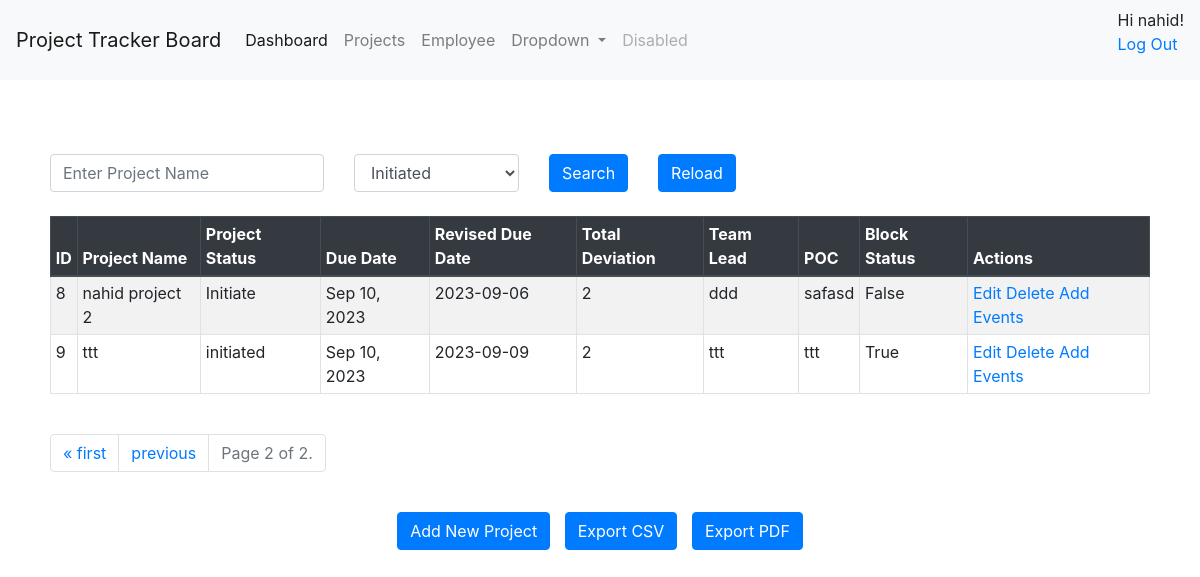
The app's page /project/show?page=2 (signed in), older data.
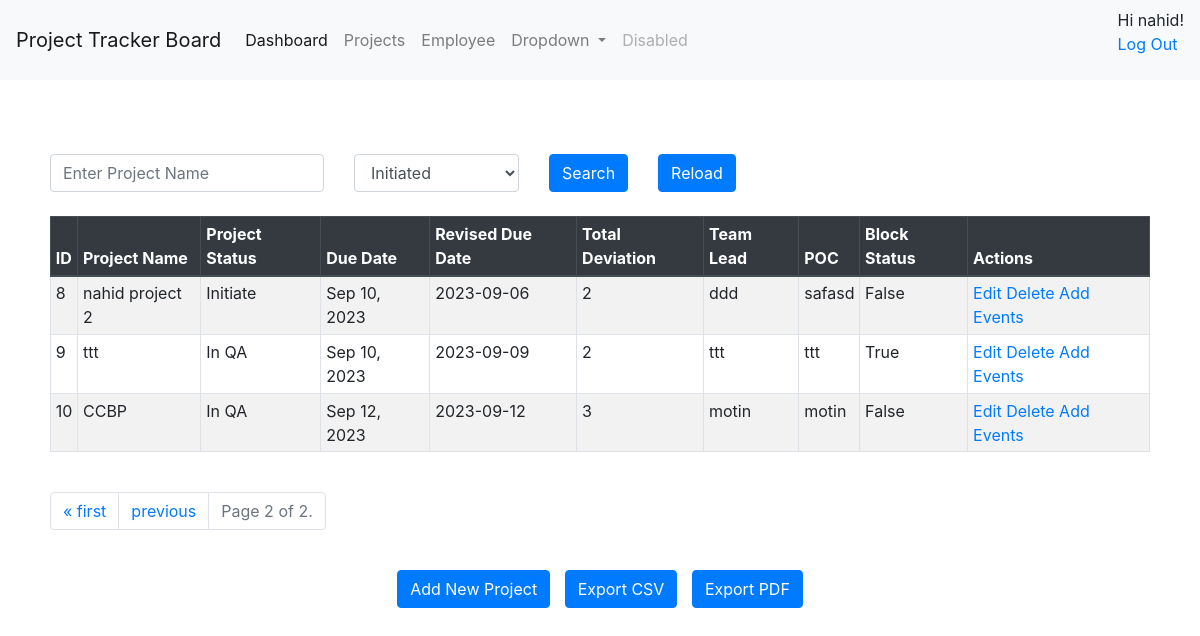
The same page, newer data.
### employee/models.py (models this page shows)
class Project(models.Model):
    PROJECT_STATUS = (
        ('INITIATED', 'Initiated'),
        ('IN_DEV', 'In Development'),
        ('IN_QA', 'In QA')
    )
    project_id = models.AutoField(primary_key=True)
    project_name = models.CharField(max_length=100)
    due_date=models.DateField()
    revised_due_date=models.DateField()
    total_deviation_days=models.IntegerField(default=0)
    team_lead=models.CharField(max_length=50,blank=True)
    project_poc=models.CharField(max_length=50,blank=True)
    notification_sms_recipient=models.CharField(max_length=100, blank=True)
    notification_email_recipient=models.CharField(max_length=100, blank=True)
    block_status=models.BooleanField(default=False)
    inserted_by=models.CharField(max_length=250,default="admin",blank=True)
    insert_date=models.DateTimeField(auto_now_add=True)
    updated_by=models.CharField(max_length=250,default="admin",blank=True)
    update_date=models.DateTimeField(auto_now_add=True)
    remarks=models.CharField(max_length=250,blank=True)
    project_status = models.CharField(max_length=20, choices=PROJECT_STATUS)
    class Meta:
        managed = True
        db_table = "project"

### employee/views_project.py (the view)
# urls.py: path('project/show', views_project.project_lookup, name='project_lookup'),
@login_required
def project_lookup(request):
    projectname_query = request.GET.get('project_name', '')
    projectstatus_query = request.GET.get('project_status', '')
    projects = Project.objects.all()
    if projectname_query:
        projects = Project.objects.filter(project_name__icontains=projectname_query)
    if projectstatus_query:
        projects = Project.objects.filter(project_status__icontains=projectstatus_query)
    logger.warning("-------------> project lookup called")
    paginator = Paginator(projects, 5)  # 10 projects per page
    page_number = request.GET.get('page')
    projects = paginator.get_page(page_number)
    form = ProjectForm()
    return render(request, 'project/show.html', {'projects': projects, 'form':form})

### employee/forms.py (shortened to what this page needs)
class ProjectForm(forms.ModelForm):
    PROJECT_STATUS = (
        ('INITIATED', 'Initiated'),
        ('IN_DEV', 'In Development'),
        ('IN_QA', 'In QA')
    )
    project_status = forms.ChoiceField(choices=PROJECT_STATUS, initial='initiated')
    class Meta:
        model = Project
        fields = "__all__"
        exclude=['inserted_by','updated_by']
        widgets = {
            'due_date': DateInput(),
            'revised_due_date': DateInput() ,
            'remarks': forms.Textarea(attrs={'rows': 3, 'cols': 50}),
        }

### employee/templates/project/show.html (shortened to what this page needs)
{% extends "base.html" %}
{% block content %}
<div >
  <div class="row g-3">
        <form class="form-inline" method="get">
          <div class="col-sm">
            <input type="text" class="form-control" name="project_name" placeholder="Enter Project Name" value="{{ request.GET.project_name }}">
          </div>
          <div class="col-sm">
            <select name="project_status" class="form-control" id="id_project_status">
              {% for choice_key, choice_label in form.project_status.field.choices %}
                  <option value="{{ choice_key }}" {% if choice_key == form.project_status.value %}selected{% endif %}>
                      {{ choice_label }}
                  </option>
              {% endfor %}
           </select>
          </div>
          <div class="col-sm">
          <button type="submit" class="btn btn-primary">Search</button>
        </div>
        </form>
      <div class="col-sm">
        <form class="form-inline" method="get" action="{% url 'project_reload' %}">
          <button type="submit" class="btn btn-primary">Reload</button>
        </form>
      </div>
      <div class="col-sm">
      </div>
  </div>
<table class="table table-striped table-bordered table-sm">
  <thead class="thead-dark">
    <tr>
      <th>ID</th>
      <th>Project Name</th>
      <th>Project Status</th>
      <th>Due Date</th>
      <th>Revised Due Date</th>
      <th>Total Deviation</th>
      <th>Team Lead</th>
      <th>POC</th>
      <th>Block Status</th>
      <th>Actions</th>
    </tr>
  </thead>
  <tbody>
    {% for project in projects %}
    <tr>
      <td>{{ project.project_id }}</td>
      <td>{{ project.project_name }}</td>
      <td>{{ project.get_project_status_display }}</td>
      <td>{{ project.due_date | date:"M d, Y"}}</td>
      <td>{{ project.revised_due_date}}</td>
      <td>{{ project.total_deviation_days }}</td>
      <td>{{ project.team_lead }}</td>
      <td>{{ project.project_poc }}</td>
      <td>{{ project.block_status }}</td>
      <td>
        <a href="/project/edit/{{ project.project_id }}"
          ><span class="glyphicon glyphicon-pencil">Edit</span></a
        >
        <a href="/project/delete/{{ project.project_id }}">Delete</a>
        <a href="/project/add_event/{{ project.project_id }}">Add Events</a>
      </td>
    </tr>
    {% endfor %}
  </tbody>
</table>
<br />
<div class="pagination">
  <ul class="pagination justify-content-center">
    {% if projects.has_previous %}
      <li class="page-item">
        <a class="page-link" href="?page=1" aria-label="First">
          <span aria-hidden="true">&laquo; first</span>
        </a>
      </li>
      <li class="page-item">
        <a class="page-link" href="?page={{ projects.previous_page_number }}">previous</a>
      </li>
    {% endif %}
    <li class="page-item disabled">
      <span class="page-link">
        Page {{ projects.number }} of {{ projects.paginator.num_pages }}.
      </span>
    </li>
  </ul>
</div>
<br />
<div style="text-align: center;">
  <a href="/project/proj" class="btn btn-primary" style="margin-right: 10px;">Add New Project</a>
  <a href="/project/export" class="btn btn-primary" style="margin-right: 10px;">Export CSV</a>
  <a href="/project/exportpdf" class="btn btn-primary">Export PDF</a>
</div>
</div>
{% endblock %}

### employee/templates/base.html (shortened to what this page needs)
<!DOCTYPE html>
<html lang="en">
  <head>
    <link
      rel="stylesheet"
      href="https://maxcdn.bootstrapcdn.com/bootstrap/4.5.2/css/bootstrap.min.css"
    />
  </head>
  <body>
    <nav class="navbar navbar-expand-lg navbar-light bg-light">
      <a class="navbar-brand" href="#">Project Tracker Board</a>
      <div class="collapse navbar-collapse" id="navbarSupportedContent">
        <ul class="navbar-nav mr-auto">
          <li class="nav-item active">
            <a class="nav-link" href="/dashboard"
              >Dashboard <span class="sr-only">(current)</span></a
            >
          </li>
          <li class="nav-item">
            <a class="nav-link" href="/project/show">Projects</a>
          </li>
          <li class="nav-item">
            <a class="nav-link" href="/employee/show">Employee</a>
          </li>
          <li class="nav-item dropdown">
            <a
              class="nav-link dropdown-toggle"
              href="#"
              id="navbarDropdown"
              role="button"
              data-toggle="dropdown"
              aria-haspopup="true"
              aria-expanded="false"
            >
              Dropdown
            </a>
          </li>
          <li class="nav-item">
            <a class="nav-link disabled" href="#">Disabled</a>
          </li>
        </ul>
        <div>
          {% if user.is_authenticated %} Hi {{ user.username }}!
          <p><a href="{% url 'logout' %}">Log Out</a></p>
          {% else %}
          <p>You are not logged in</p>
          <a href="{% url 'login' %}">Log In</a>
          {% endif %}
        </div>
      </div>
    </nav>
    <div id="content" style="padding: 50px">
      {% block content %}
      {% endblock %}
    </div>
  </body>
</html>

Row changes from the older to the newer data that the page shows:
changed Project "ttt": project_status "initiated" → "In QA"
added Project: project_id "10", project_name "CCBP", project_status "In QA", due_date "Sep 12, 2023", revised_due_date "2023-09-12", total_deviation_days "3", team_lead "motin", project_poc "motin", block_status "False"
